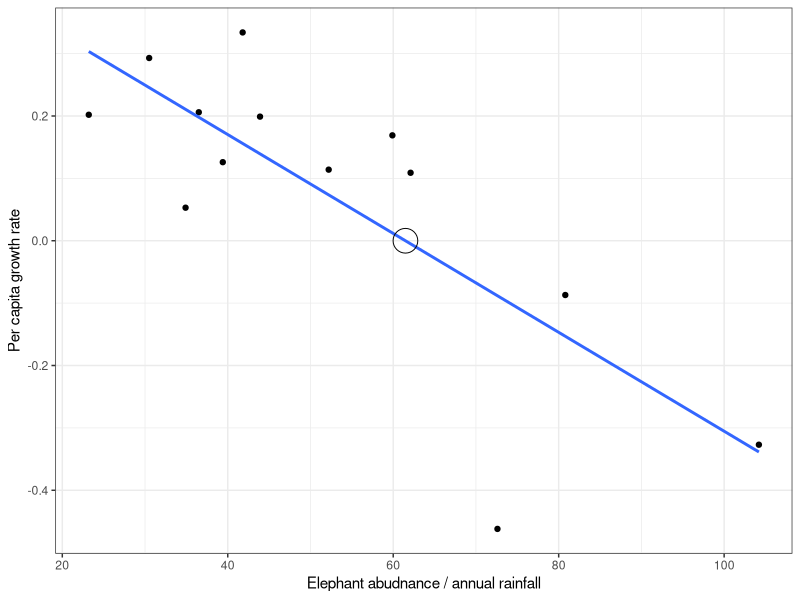
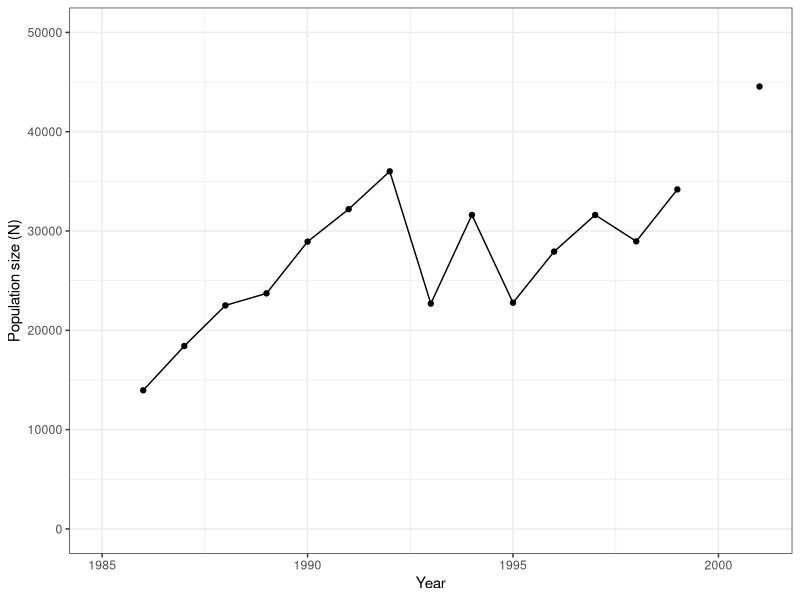
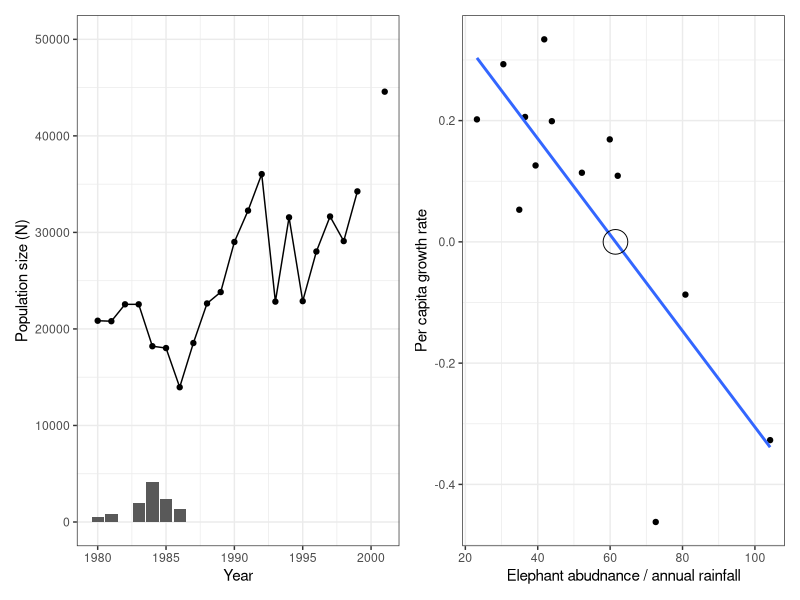
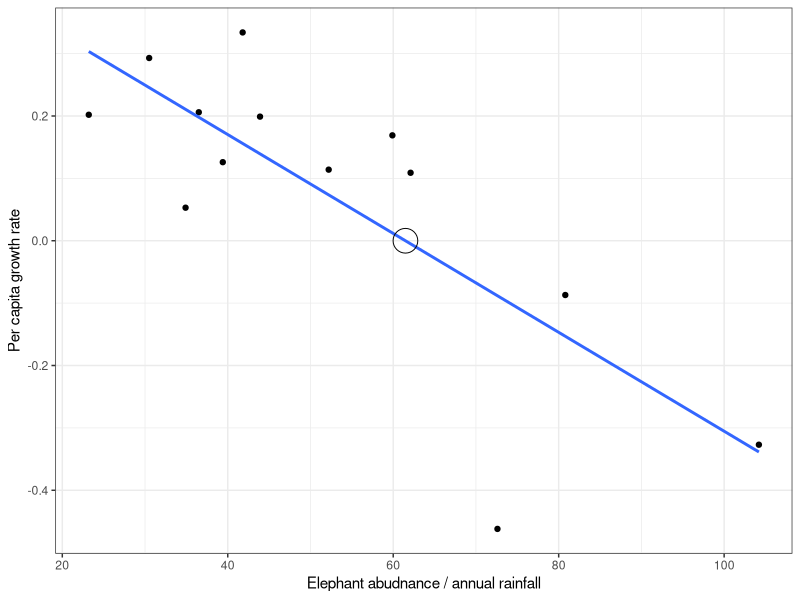
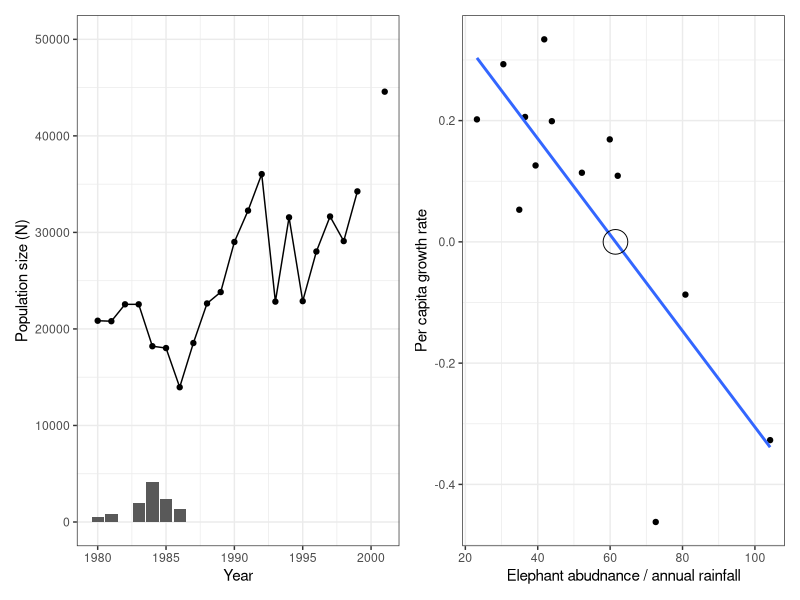

R code for these plots, in order:
# Digitized data: Chamaillé-Jammes et al. 2008, J Anim Ecol 77:135–144 ----
# Hwange NP elephants. Values estimated from the published figure images via
# automated marker detection calibrated to axis tick marks.
library(tidyverse)
library(patchwork)
## Fig. 1: population estimates (± SE) and culls, 1980–2001 ----
# Source image is low resolution (1 px ≈ 190 elephants): expect ±200 error.
# 'lo' and 'hi' are the error-bar ends; SE ≈ (hi - lo)/2. No census in 2000.
fig1 <- data.frame(
  year = c(1980:2001),
  N    = c(20850, 20800, 22550, 22550, 18210, 18020, 13960, 18540, 22640, 23820,
           29010, 32260, 36040, 22830, 31560, 22880, 28020, 31650, 29100, 34250, NA,
           44580),
  lo   = c(17190, 18700, 20200, 19680, 15400, 15180, 11730, 16150, 18890, 20370,
           25120, 28590, 32060, 20400, 26140, 20750, 24550, 28140, 26470, 31410, NA,
           41570),
  hi   = c(24360, 22630, 25000, 25430, 20920, 20780, 15840, 20780, 26210, 27120,
           32760, 35820, 40010, 25070, 37110, 24870, 31310, 35200, 31450, 36960,NA,
           47480)
)
fig1$SE <- (fig1$hi - fig1$lo) / 2

f1 <- ggplot(fig1, aes(x=year, y=N)) + 
  geom_line() + 
  geom_point() +
  lims(y=c(0,50000)) +
  labs(x="Year", y="Population size (N)") +
  theme_bw()

### Culled elephants (grey bars) ----
# Very approximate (bars are only a few pixels tall); none in 1982.
culls <- data.frame(
  year   = c(1980, 1981, 1982, 1983, 1984, 1985, 1986),
  culled = c(500, 800, 0, 2000, 4100, 2400, 1300)
)

f1_cull <- f1 + geom_col(data=culls, aes(x=year, y=culled))

## Fig. 2b: growth rate vs. abundance / annual rainfall ----
fig2b <- data.frame(
  N_rain = c(23.2, 30.5, 34.9, 36.5, 39.4, 41.8, 43.9, 52.2, 59.9, 62.1, 72.6,
             80.8, 104.2),
  r      = c(0.202, 0.293, 0.053, 0.206, 0.126, 0.334, 0.199, 0.114, 0.169,
             0.109, -0.462, -0.087, -0.327)
)

mf2 <- lm(r ~ N_rain, data=fig2b)
x_int <- -coef(mf2)[1]/coef(mf2)[2]


f2b <- ggplot(fig2b, aes(N_rain, r)) + 
  geom_point() + 
  geom_smooth(method="lm", se=FALSE) +
  labs(x="Elephant abudnance / annual rainfall",
       y="Per capita growth rate") + 
  annotate(geom="point", x=x_int, y=0, size=8, shape=21, color=1, fill=NA) +
  theme_bw() 
f2b
ggsave("fig2b.png", plot=f2b, width=3, height=3)



## Fig. 3: observed vs. predicted dynamics since culling stopped ----
# Predictions are deterministic theta-logistic runs seeded with the 1986 census.
# Precision about ±100 elephants. In 1986 all three markers overlap (seed), and
# in 1987 the fixed-c.c. triangle is hidden under the fluctuating-c.c. circle,
# so those values are set equal to the visible marker. No observation in 2000.

fig3 <- data.frame(
  year        = 1986:2001,
  observed    = c(13960, 18420, 22510, 23720, 28930, 32200, 36010, 22690, 31620,
                  22780, 27930, 31620, 28960, 34190, NA, 44550),
  fixed_cc    = c(13790, 17570, 22300, 27680, 30830, 30170, 30820, 30480, 30680,
                  30570, 30620, 30580, 30610, 30620, 30610, 30610),
  fluct_cc    = c(13790, 17570, 23990, 28960, 30890, 29740, 32920, 31680, 32410,
                  22660, 27530, 32980, 27470, 28470, 35490, 39610)
)


f3 <- ggplot(fig3, aes(x=year, y=observed)) + 
  geom_line() + 
  geom_point() +
 lims(x=c(1985, 2001), y=c(0,50000)) +
  labs(x="Year", y="Population size (N)") +
  theme_bw()
f3

f_E <- f1_cull + f2b
f_E
ggsave("figs/f_elephant.png", plot=f_E, width=6.5, height=3)
